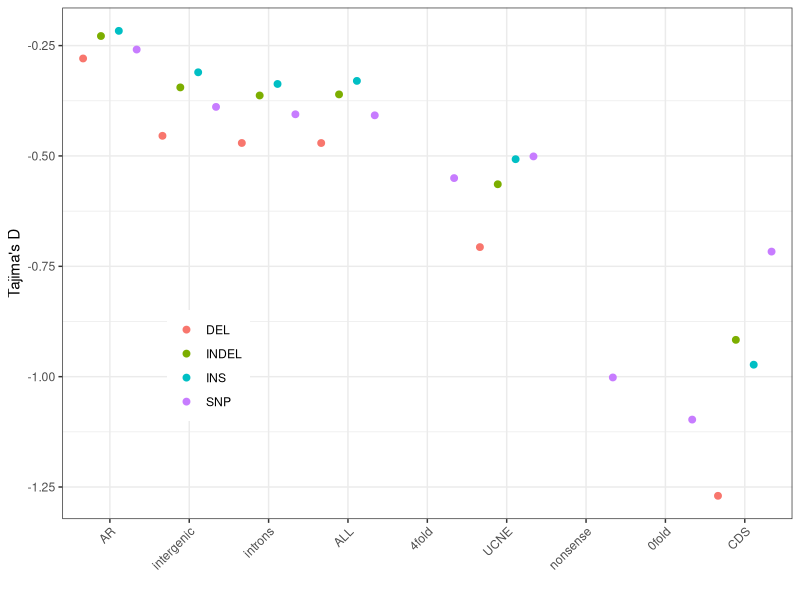
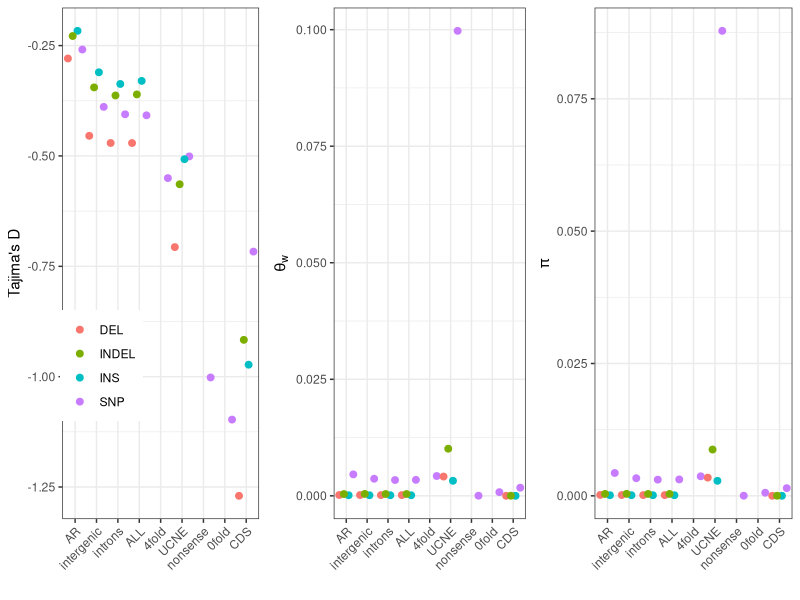

The R source for these figures, in order:
library(ggplot2)
library(gridExtra)
library(dplyr)

summary_data = read.delim('bgi10_stats.txt', na=0)
call_data = read.delim('bgi10_call.txt')

all_data = cbind(summary_data, call_data)

all_data[7] = NULL
all_data[7] = NULL

all_data$tw_per_site = all_data$theta_w / all_data$call
all_data$pi_per_site = all_data$pi / all_data$call

write.csv(all_data, 'bgi10_summary_stats.csv', row.names=FALSE)

all_data = subset(all_data, category != 'noncoding_noUCNEs'
  & category != 'cds_frameshift' & category != 'cds_non_frameshift'
  & category != 'noncoding')

all_data$category = factor(all_data$category,
  levels=rev(c('CDS', '0fold', 'nonsense', 'UCNE', '4fold', 'ALL', 'introns', 'intergenic', 'AR')))

# reset 0fold 4fold nonsense indel tajd to 0

# 0fold
all_data[2,]$tajD = NA
all_data[3,]$tajD = NA
all_data[4,]$tajD = NA
all_data[2,]$pi_per_site = NA
all_data[3,]$pi_per_site = NA
all_data[4,]$pi_per_site = NA
all_data[2,]$tw_per_site = NA
all_data[3,]$tw_per_site = NA
all_data[4,]$tw_per_site = NA

# 4fold
all_data[6,]$tajD = NA
all_data[7,]$tajD = NA
all_data[8,]$tajD = NA
all_data[6,]$pi_per_site = NA
all_data[7,]$pi_per_site = NA
all_data[8,]$pi_per_site = NA
all_data[6,]$tw_per_site = NA
all_data[7,]$tw_per_site = NA
all_data[8,]$tw_per_site = NA

# theta_w
tw = ggplot(all_data, aes(x=category, y=tw_per_site, colour=variation))+
  geom_point(stat='identity', position = position_dodge(width=0.9), size = 2) +
  theme_bw() +
  xlab('')  + ylab(expression(theta[w])) +
  theme(legend.title=element_blank(), legend.position='none',
  axis.text.x=element_text(angle=45, hjust=1))

# pi
pi = ggplot(all_data, aes(x=category, y=pi_per_site, colour=variation))+
  geom_point(stat='identity', position = position_dodge(width=0.9), size = 2) +
  theme_bw() +
  xlab('')  + ylab(expression(pi)) +
  theme(legend.title=element_blank(), legend.position='none',
  axis.text.x=element_text(angle=45, hjust=1))

# tajD
tajd = ggplot(all_data, aes(x=category, y=tajD, colour=variation))+
  geom_point(stat='identity', position = position_dodge(width=0.9), size = 2) +
  theme_bw() +
  xlab('')  + ylab("Tajima's D") +
  #ylim(-1.3, -0.2) +
  theme(legend.title=element_blank(), legend.position=c(0.2, 0.3),
  axis.text.x=element_text(angle=45, hjust=1))

# pdf(file='gt_summary_stats.pdf', width=9, height=3)
#
# grid.arrange(tajd, tw, pi, nrow=1)
#
# dev.off()

png(file='gt_tajd.png', width=3, height=3, units='in', res=360)

tajd

dev.off()

png(file='gt_summary_stats.png', width=9, height=3, units='in', res=360)

grid.arrange(tajd, tw, pi, nrow=1)

dev.off()
